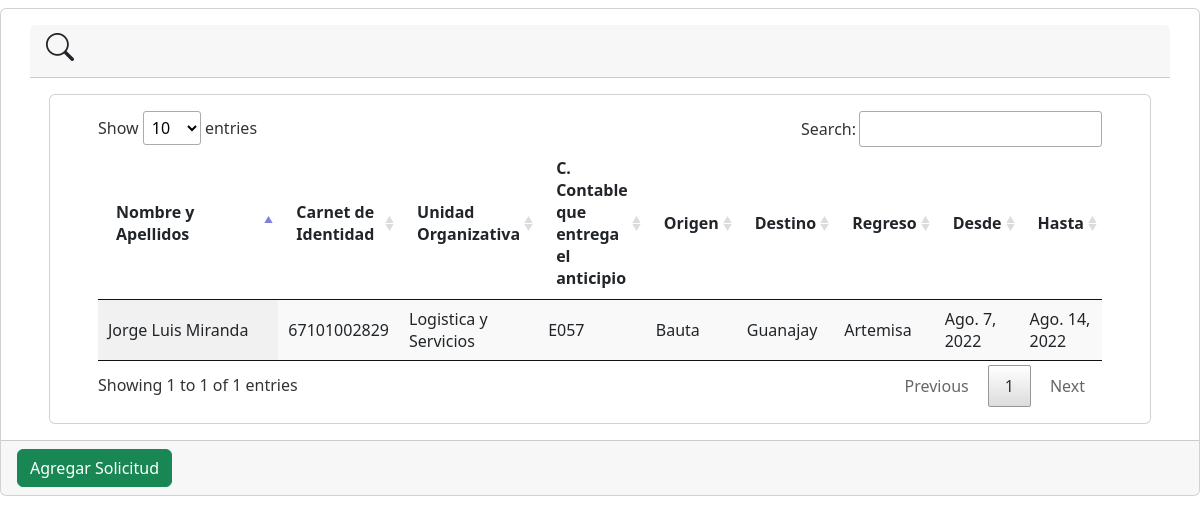
Before: / with the older database file.
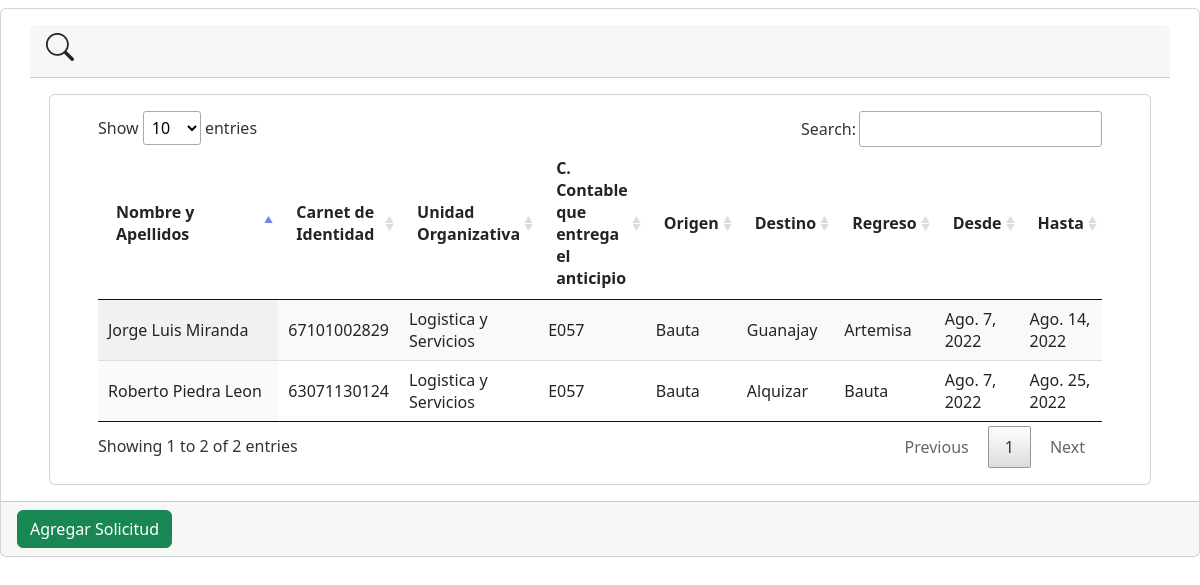
After: the same page with the newer database file.
### app/models.py (models this page shows, shortened)
class Solicitud(models.Model):
    numero=models.IntegerField()
    solicitante=models.ForeignKey(PersonalCualificado, on_delete=models.CASCADE)
    trabajador=models.ForeignKey(Trabajador, on_delete=models.CASCADE)
    unidad_organizativa=models.ForeignKey(Unidad_Organizativa, on_delete=models.CASCADE)
    c_contable=models.CharField(max_length=4)
    provincia=models.ForeignKey(Provincia, on_delete=models.CASCADE)
    origen=models.ForeignKey(Municipio, on_delete=models.CASCADE, related_name='municipio_origen')
    destino=models.ForeignKey(Municipio, on_delete=models.CASCADE, related_name='municipio_destino')
    regreso=models.ForeignKey(Municipio, on_delete=models.CASCADE, related_name='municipio_regreso')
    fecha_inicio=models.DateField()
    fecha_final=models.DateField()
    class Meta:
        verbose_name="Solicitud"
        verbose_name_plural="Solicitudes"

class Trabajador(models.Model):
    nombre_y_apellidos = models.CharField(max_length=80)
    ci=models.CharField(max_length=11, unique=True)
    def __str__(self):
            return self.nombre_y_apellidos
    class Meta:
        verbose_name = "Trabajador"
        verbose_name_plural = "Trabajadores"

class Unidad_Organizativa(models.Model):
    nombre=models.CharField(max_length=100)
    def __str__(self):
        return self.nombre
    class Meta:
        verbose_name="Unidad Organizativa"
        verbose_name_plural="Unidades Organizativas"

class Municipio(models.Model):
    nombre=models.CharField(max_length=30)
    provincia=models.ForeignKey(Provincia, on_delete=models.CASCADE)
    def __str__(self):
        return self.nombre
    class Meta:
        verbose_name="Municipio"
        verbose_name_plural="Municipios"

### app/views.py (the view, shortened to what this page needs)
# urls.py: path('', SolicitudListView.as_view(), name='solicitudes' ),
class SolicitudListView(ListView):
    model = Solicitud
    template_name = 'solicitudes/listar.html'

### app/templates/solicitudes/listar.html (shortened to what this page needs)
{% extends 'base.html' %}
{% load static %}
{% block content %}
    <div class=" card card-default">
        <div class="card-header px-3 mb-3 mt-3 container">
            <h3 class="card-title">
            <i class="fas fa-exclamation-triangle bi bi-search"></i>
            </h3>
            </div>
        <div class="card card-body content-header mx-5 px-5">
            <table id="myTable" class="display" style="width: 100%;">
                <thead>
                    <tr>
                        <th>Nombre y Apellidos</th>
                        <th>Carnet de Identidad</th>
                        <th>Unidad Organizativa</th>
                        <th>C. Contable que entrega el anticipio</th>
                        <th>Origen</th>
                        <th>Destino</th>
                        <th>Regreso</th>
                        <th>Desde</th>
                        <th>Hasta</th>
                    </tr>
                </thead>
                <tbody>
                    {% for i in object_list %}
                    <tr>
                        <td style="width: 200px;">{{i.trabajador}}</td>
                        <td>{{i.trabajador.ci}}</td>
                        <td>{{i.unidad_organizativa}}</td>
                        <td style="width: 80px;">{{i.c_contable}}</td>
                        <td>{{i.origen}}</td>
                        <td>{{i.destino}}</td>
                        <td>{{i.regreso}}</td>
                        <td>{{i.fecha_inicio}}</td>
                        <td>{{i.fecha_final}}</td>
                    </tr>
                    {% endfor %}
                </tbody>
            </table>
        </div>
        <div class=" card-footer mt-3">
            <a href="#" type="button" class="btn btn-primary btn-success">
                Agregar Solicitud
            </a>
        </div>
    </div>
{% endblock %}

### app/templates/base.html (shortened to what this page needs)
{% load static %}
<html>
    <head>
        <link href="https://cdn.jsdelivr.net/npm/bootstrap@5.2.0/dist/css/bootstrap.min.css" rel="stylesheet">
        <link rel="stylesheet" type="text/css" href="{% static 'datatable/data_tables/datatables.min.css' %}" />
  <link rel="stylesheet" href="https://cdnjs.cloudflare.com/ajax/libs/jquery-confirm/3.3.2/jquery-confirm.min.css">
  <link rel="stylesheet" href="https://cdn.jsdelivr.net/npm/bootstrap-icons@1.7.2/font/bootstrap-icons.css">
  <link href="https://cdn.jsdelivr.net/npm/bootstrap@5.2.0-beta1/dist/css/bootstrap.min.css" rel="stylesheet"
>
<link href="https://cdn.jsdelivr.net/npm/bootstrap@5.2.0/dist/css/bootstrap.min.css" rel="stylesheet">
    </head>
    <body>
        {%block content%}
        {% endblock %}
    </body>
</html>

Changed rows visible on the page:
added Solicitud: trabajador "Roberto Piedra Leon", trabajador.ci "63071130124", unidad_organizativa "Logistica y Servicios", c_contable "E057", origen "Bauta", destino "Alquizar", regreso "Bauta", fecha_inicio "Ago. 7, 2022", fecha_final "Ago. 25, 2022"
Other visible differences:
text written by a page script: "Show entries Search: Showing 1 to 1 of 1 entries Previous 1 Next" → "Show entries Search: Showing 1 to 2 of 2 entries Previous 1 Next"
